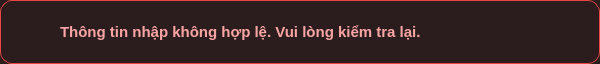
<?xml version="1.0" encoding="UTF-8"?>
<ui version="4.0">
 <class>InlineErrorContent</class>
 <widget class="QWidget" name="InlineErrorContent">
  <property name="geometry">
   <rect>
    <x>0</x>
    <y>0</y>
    <width>600</width>
    <height>64</height>
   </rect>
  </property>
  <property name="windowTitle">
   <string>Form</string>
  </property>
  <property name="styleSheet">
   <string notr="true">QWidget#InlineErrorContent {
    background-color: #2B1D1D;
    border: 1px solid #EF4444;
    border-radius: 12px;
}

QLabel#lblErrorIcon {
    background: transparent;
    border: none;
    color: #EF4444;
    font-size: 24px;
}

QLabel#lblErrorMessage {
    background: transparent;
    border: none;
    color: #FCA5A5;
    font-family: &quot;Be Vietnam Pro&quot;;
    font-size: 15px;
    font-weight: 600;
}</string>
  </property>
  <layout class="QHBoxLayout" name="horizontalLayout">
   <property name="spacing">
    <number>12</number>
   </property>
   <property name="leftMargin">
    <number>16</number>
   </property>
   <property name="topMargin">
    <number>0</number>
   </property>
   <property name="rightMargin">
    <number>16</number>
   </property>
   <property name="bottomMargin">
    <number>0</number>
   </property>
   <item>
    <widget class="QLabel" name="lblErrorIcon">
     <property name="minimumSize">
      <size>
       <width>32</width>
       <height>32</height>
      </size>
     </property>
     <property name="maximumSize">
      <size>
       <width>32</width>
       <height>32</height>
      </size>
     </property>
     <property name="text">
      <string/>
     </property>
     <property name="pixmap">
      <pixmap resource="../resources.qrc">:/assets/warning.svg</pixmap>
     </property>
     <property name="scaledContents">
      <bool>true</bool>
     </property>
     <property name="alignment">
      <set>Qt::AlignCenter</set>
     </property>
    </widget>
   </item>
   <item>
    <widget class="QLabel" name="lblErrorMessage">
     <property name="text">
      <string>Thông tin nhập không hợp lệ. Vui lòng kiểm tra lại.</string>
     </property>
     <property name="alignment">
      <set>Qt::AlignLeading|Qt::AlignLeft|Qt::AlignVCenter</set>
     </property>
     <property name="wordWrap">
      <bool>true</bool>
     </property>
    </widget>
   </item>
  </layout>
 </widget>
 <resources>
  <include location="../resources.qrc"/>
 </resources>
 <connections/>
</ui>
